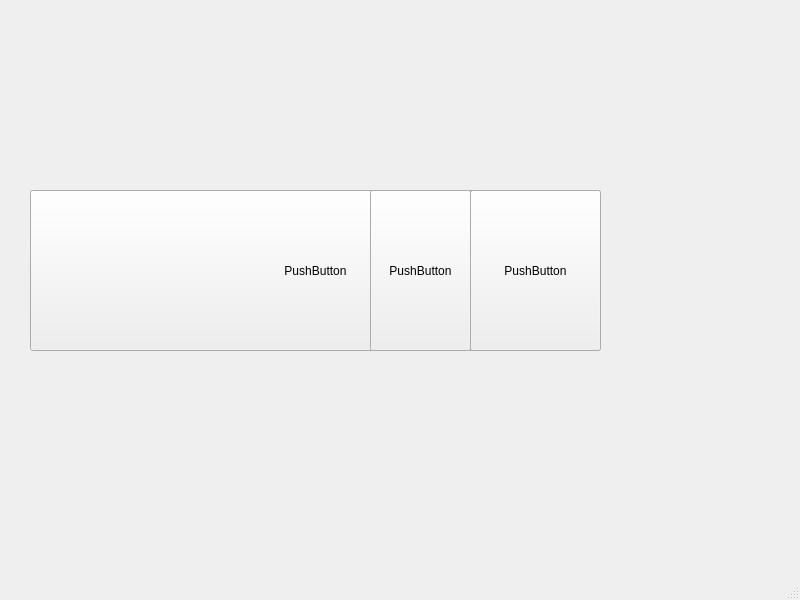
<?xml version="1.0" encoding="UTF-8"?>
<ui version="4.0">
 <class>MainWindow</class>
 <widget class="QMainWindow" name="MainWindow">
  <property name="geometry">
   <rect>
    <x>0</x>
    <y>0</y>
    <width>800</width>
    <height>600</height>
   </rect>
  </property>
  <property name="windowTitle">
   <string>MainWindow</string>
  </property>
  <widget class="QWidget" name="centralwidget">
   <widget class="QPushButton" name="pushButton">
    <property name="geometry">
     <rect>
      <x>30</x>
      <y>190</y>
      <width>571</width>
      <height>161</height>
     </rect>
    </property>
    <property name="text">
     <string>PushButton</string>
    </property>
   </widget>
   <widget class="QPushButton" name="pushButton_2">
    <property name="geometry">
     <rect>
      <x>370</x>
      <y>190</y>
      <width>101</width>
      <height>161</height>
     </rect>
    </property>
    <property name="text">
     <string>PushButton</string>
    </property>
   </widget>
   <widget class="QPushButton" name="pushButton_3">
    <property name="geometry">
     <rect>
      <x>470</x>
      <y>190</y>
      <width>131</width>
      <height>161</height>
     </rect>
    </property>
    <property name="text">
     <string>PushButton</string>
    </property>
   </widget>
  </widget>
  <widget class="QMenuBar" name="menubar">
   <property name="geometry">
    <rect>
     <x>0</x>
     <y>0</y>
     <width>800</width>
     <height>21</height>
    </rect>
   </property>
  </widget>
  <widget class="QStatusBar" name="statusbar"/>
 </widget>
 <resources/>
 <connections>
  <connection>
   <sender>pushButton</sender>
   <signal>clicked()</signal>
   <receiver>MainWindow</receiver>
   <slot>firstButtonClicked()</slot>
   <hints>
    <hint type="sourcelabel">
     <x>211</x>
     <y>290</y>
    </hint>
    <hint type="destinationlabel">
     <x>298</x>
     <y>129</y>
    </hint>
   </hints>
  </connection>
  <connection>
   <sender>pushButton_2</sender>
   <signal>clicked()</signal>
   <receiver>MainWindow</receiver>
   <slot>secondButtonClicked()</slot>
   <hints>
    <hint type="sourcelabel">
     <x>427</x>
     <y>301</y>
    </hint>
    <hint type="destinationlabel">
     <x>446</x>
     <y>174</y>
    </hint>
   </hints>
  </connection>
  <connection>
   <sender>pushButton_3</sender>
   <signal>clicked()</signal>
   <receiver>MainWindow</receiver>
   <slot>thirdButtonClicked()</slot>
   <hints>
    <hint type="sourcelabel">
     <x>544</x>
     <y>275</y>
    </hint>
    <hint type="destinationlabel">
     <x>557</x>
     <y>129</y>
    </hint>
   </hints>
  </connection>
 </connections>
 <slots>
  <slot>firstButtonClicked()</slot>
  <slot>secondButtonClicked()</slot>
  <slot>thirdButtonClicked()</slot>
 </slots>
</ui>
